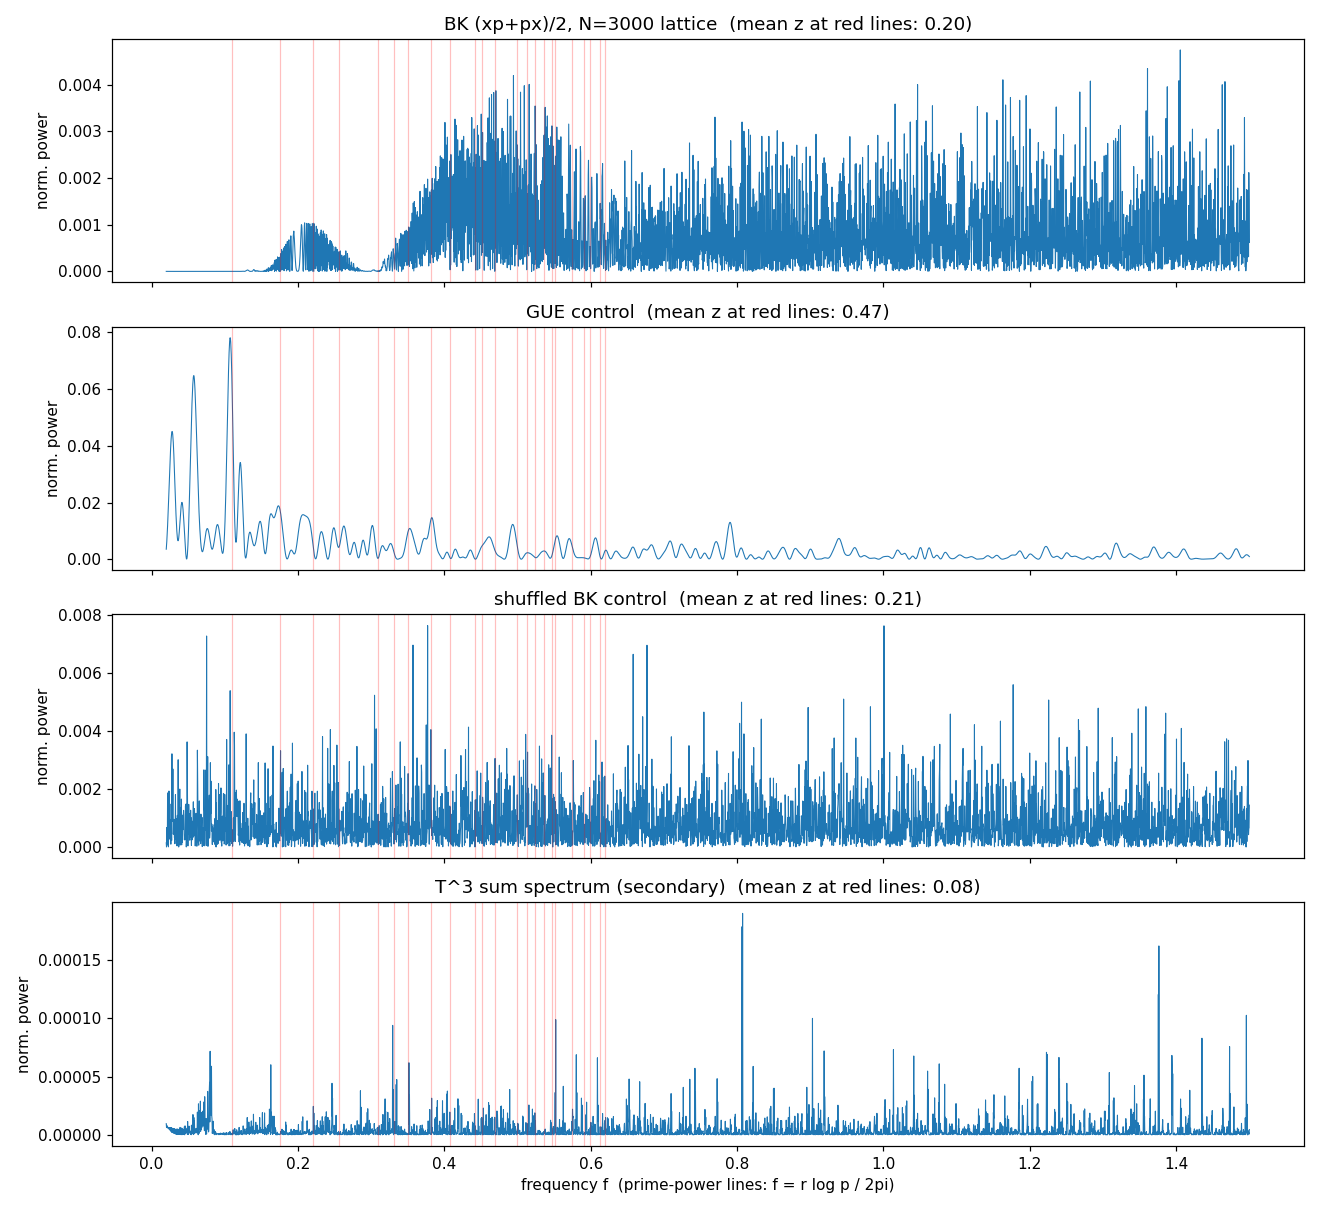

Write Python code to recreate this figure.
#!/usr/bin/env python3
"""
Node 11a -- Berry-Keating xp operator on a toroidal lattice, vs the Berry tones.

Operator: H = (x p + p x)/2, symmetrized Berry-Keating. Discretized on a
finite 1D lattice x_j = x0 + j*a (x0 = BK small-x cutoff), with p the
Fourier (periodic = toroidal) derivative. This is the 1D toroidal building
block of the letter's T^3 proposal: if the building block carries no prime
tones, sums of it cannot either. The T^3 sum spectrum (E_ijk = e_i+e_j+e_k)
is tested as a secondary panel, computed directly from the 1D eigenvalues.

Probe: Node 13e machinery (fock_primefreq.analyze / zscores): subtract the
smooth counting function, Lomb-Scargle the residual, z-scores of power at
f = r*log(p)/(2*pi) for prime powers p^r <= 50 (covers the measured tones
r=1: p=2,3,5,7; r=2: p=2,3; r=3: p=2).

Controls: (1) GUE matrix, same dimension -- the method must show no prime
peaks; (2) shuffled BK spectrum -- same level density, correlations
destroyed (the letter's loaded control).

Falsification (per the toroidal phonon letter): tones absent, GUE-only
fluctuations -> the operator is rejected as the spectral realization.

Status: COMPUTED 2026-10-05. See letter TOROIDAL_PHONON_LETTER_2026-10-05.md.
"""
import numpy as np, json, math, sys
sys.path.insert(0, "/home/hatch/workspace/prime-sieve-geometry")
from fock_primefreq import analyze, zscores

def prime_power_freqs(limit=50):
    s = bytearray(b"\x01") * (limit + 1); s[:2] = b"\x00\x00"
    for i in range(2, int(limit ** 0.5) + 1):
        if s[i]:
            s[i*i:limit+1:i] = b"\x00" * (((limit - i*i)//i) + 1)
    out = []
    for p in range(2, limit + 1):
        if s[p]:
            r = 1
            while p ** r <= limit:
                out.append((p, r, r * math.log(p) / (2 * math.pi)))
                r += 1
    return out

def build_bk(N=3000, x0=0.5, a=0.05):
    x = x0 + a * np.arange(N)
    k = 2 * np.pi * np.fft.fftfreq(N, a)          # toroidal momentum
    V = np.fft.fft(np.eye(N)) / np.sqrt(N)
    P = (V * k) @ V.conj().T
    X = np.diag(x)
    H = 0.5 * (X @ P + P @ X)
    asym = np.linalg.norm(H - H.conj().T) / np.linalg.norm(H)
    return H, asym

def spacing_ratio(E):
    s = np.diff(np.sort(E)); s = s[s > 1e-12]
    r = np.minimum(s[:-1], s[1:]) / np.maximum(s[:-1], s[1:])
    return float(np.mean(r))  # GUE ~0.536, Poisson ~0.386

def probe_case(E, label, fp):
    freqs, P, span = analyze(E, label)
    fvals = [f for (_, _, f) in fp]
    vals, zs, mu, sd = zscores(freqs, P, fvals)
    # also per-(p,r) detail for the letter's measured tones
    detail = {}
    for (p, r, f) in fp:
        i = int(np.argmin(np.abs(freqs - f)))
        detail[f"({p},{r})"] = {"z": float((P[i] - mu) / sd)}
    return {"mean_z": float(np.mean(zs)), "max_z": float(np.max(zs)),
            "bg_mu": mu, "bg_sd": sd, "detail": detail,
            "freqs": freqs.tolist(), "P": P.tolist()}

def main():
    rng = np.random.default_rng(7)
    N = 3000
    print("building H = (xp+px)/2 ...", flush=True)
    H, asym = build_bk(N)
    print(f"Hermiticity rel-asymmetry: {asym:.2e}")
    E = np.linalg.eigvalsh(H)
    print(f"spectrum: dim={len(E)}, range=[{E[0]:.1f},{E[-1]:.1f}], "
          f"positive={(E > 0).sum()}", flush=True)
    print(f"spacing ratio <r~> = {spacing_ratio(E):.4f} "
          f"(GUE 0.536 / Poisson 0.386)")

    fp = prime_power_freqs(50)
    print(f"prime-power frequencies: {len(fp)} lines "
          f"(p^r<=50), e.g. (2,1):{fp[0][2]:.3f} (2,2):{fp[1][2]:.3f} "
          f"(2,3):{fp[2][2]:.3f}")

    # GUE control, same dimension
    A = (rng.standard_normal((N, N)) + 1j * rng.standard_normal((N, N))) / np.sqrt(2)
    Eg = np.linalg.eigvalsh((A + A.conj().T) / 2)
    # shuffled control: same levels, correlations destroyed
    Es = rng.permutation(E)

    out = {}
    for label, Ev in [("bk", E), ("gue", Eg), ("shuffled", Es)]:
        r = probe_case(Ev, label, fp)
        out[label] = r
        d = r["detail"]
        tones = " ".join(f"{k} z={v['z']:.2f}" for k, v in d.items()
                         if k in ("(2,1)", "(3,1)", "(5,1)", "(7,1)",
                                  "(2,2)", "(3,2)", "(2,3)"))
        print(f"{label}: mean z at prime-power freqs = {r['mean_z']:.2f}, "
              f"max z = {r['max_z']:.2f}")
        print(f"   letter tones: {tones}")

    # --- secondary panel: T^3 sum spectrum from positive 1D levels ---
    Ep = np.sort(E[E > 0])
    M = 150
    e = Ep[-M:]                      # top-M positive levels
    S = np.add.outer(np.add.outer(e, e), e).ravel()
    S.sort()
    print(f"T^3-sum spectrum: {len(S)} levels from top-{M} 1D positives, "
          f"range=[{S[0]:.1f},{S[-1]:.1f}]", flush=True)
    r3 = probe_case(S, "t3sum", fp)
    out["t3sum"] = r3
    print(f"t3sum: mean z = {r3['mean_z']:.2f}, max z = {r3['max_z']:.2f}")

    json.dump({"prime_power_freqs": [(p, r, f) for (p, r, f) in fp],
               "stats": {k: {kk: v for kk, v in v.items()
                             if kk in ("mean_z", "max_z", "bg_mu", "bg_sd",
                                       "detail")} for k, v in out.items()},
               "freqs": out["bk"]["freqs"],
               "P_bk": out["bk"]["P"], "P_gue": out["gue"]["P"],
               "P_shuffled": out["shuffled"]["P"],
               "P_t3sum": out["t3sum"]["P"],
               "hermiticity_asym": asym,
               "spacing_ratio": spacing_ratio(E),
               "N": N},
              open("node11a_bk.json", "w"))
    print("wrote node11a_bk.json")

    import matplotlib; matplotlib.use("Agg")
    import matplotlib.pyplot as plt
    fig, axx = plt.subplots(4, 1, figsize=(12, 11), sharex=True)
    flines = [f for (_, _, f) in fp]
    for ax, label, ttl in zip(axx, ["bk", "gue", "shuffled", "t3sum"],
                              ["BK (xp+px)/2, N=3000 lattice",
                               "GUE control", "shuffled BK control",
                               "T^3 sum spectrum (secondary)"]):
        ax.plot(out[label]["freqs"], out[label]["P"], lw=0.7)
        for f in flines:
            ax.axvline(f, color='r', alpha=0.25, lw=0.8)
        ax.set_title(f"{ttl}  (mean z at red lines: "
                     f"{out[label]['mean_z']:.2f})")
        ax.set_ylabel("norm. power")
    axx[-1].set_xlabel("frequency f  (prime-power lines: f = r log p / 2pi)")
    fig.tight_layout(); fig.savefig("node11a_bk.png", dpi=110)
    print("figure -> node11a_bk.png")

if __name__ == "__main__":
    main()
